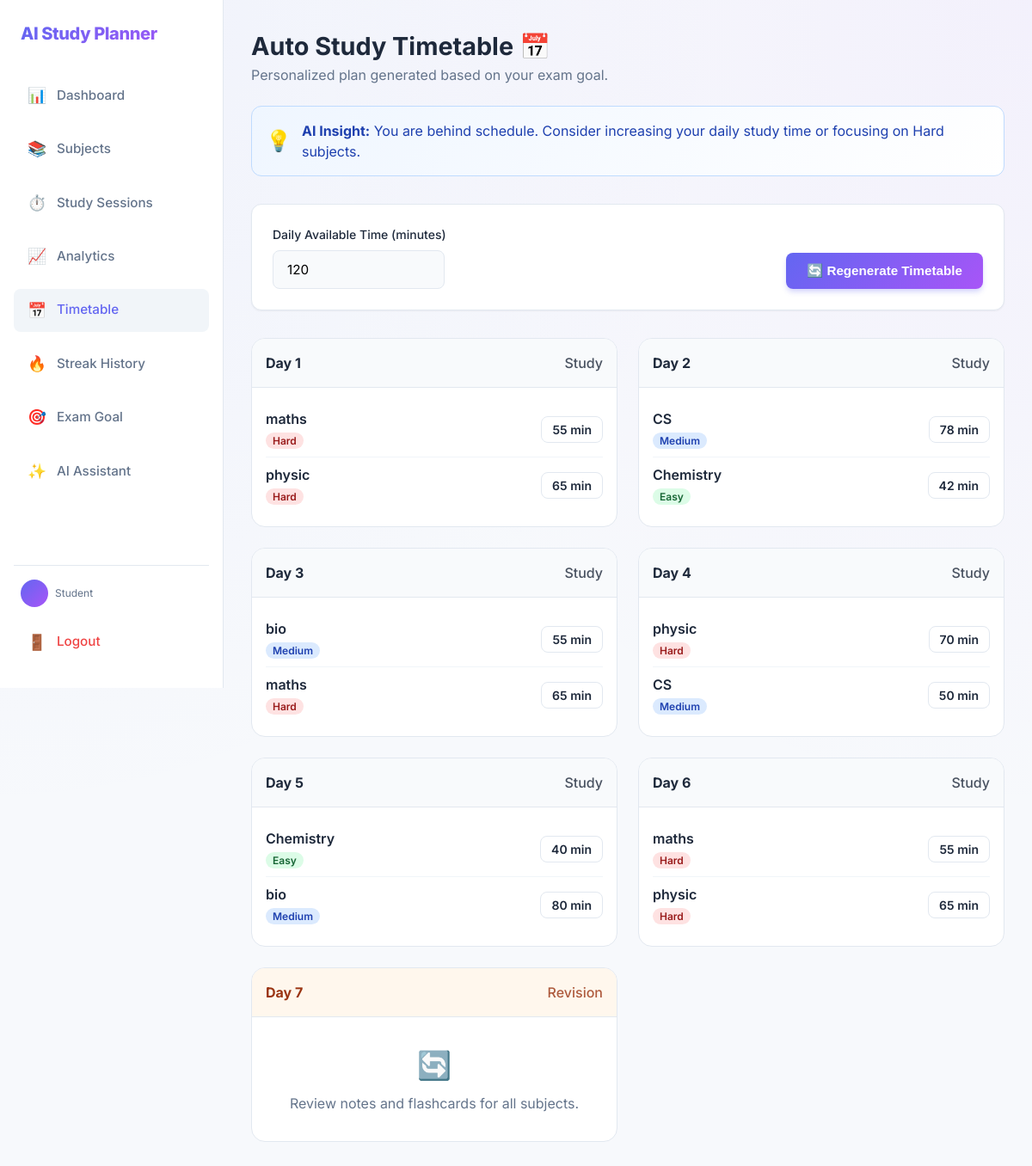
Page /timetable (signed in) on the committed database.
### models/subject.py (models this page shows)
class Subject(db.Model):
    id = db.Column(db.Integer, primary_key=True)
    user_id = db.Column(db.Integer, db.ForeignKey('user.id'))
    name = db.Column(db.String(100), nullable=False)
    difficulty = db.Column(db.String(20), nullable=False)

### app.py (the view)
@app.route("/timetable", methods=["GET", "POST"])
@login_required
def timetable():
    default_daily = 120 # 2 hours
    if request.method == "POST":
        try:
            default_daily = int(request.form.get("daily_time", 120))
        except ValueError:
            pass
    schedule_data, insight = generate_algorithm(session["user_id"], default_daily)
    return render_template(
        "timetable.html",
        schedule=schedule_data,
        insight=insight,
        daily_minutes=default_daily
    )

### app.py (called while the page is built)
def login_required(f):
    @wraps(f)
    def wrapper(*args, **kwargs):
        if "user_id" not in session:
            return redirect(url_for("login"))
        return f(*args, **kwargs)
    return wrapper

### templates/timetable.html (shortened to what this page needs)
<!DOCTYPE html>
<html lang="en">
<head>
    <link rel="stylesheet" href="{{ url_for('static', filename='saas-theme.css') }}">
</head>
<body>
    <div class="layout-container">
        <aside class="sidebar">
            <div style="padding: 0 var(--sp-2) var(--sp-8);">
                <h2 class="logo-text" style="font-size: 1.25rem;">AI Study Planner</h2>
            </div>
            <nav class="flex-col flex gap-2">
                <a href="{{ url_for('dashboard') }}" class="nav-item">
                    <span class="nav-icon">📊</span> Dashboard
                </a>
                <a href="{{ url_for('subject_page') }}" class="nav-item">
                    <span class="nav-icon">📚</span> Subjects
                </a>
                <a href="{{ url_for('session_page') }}" class="nav-item">
                    <span class="nav-icon">⏱️</span> Study Sessions
                </a>
                <a href="{{ url_for('summary') }}" class="nav-item">
                    <span class="nav-icon">📈</span> Analytics
                </a>
                <a href="{{ url_for('timetable') }}" class="nav-item active">
                    <span class="nav-icon">📅</span> Timetable
                </a>
                <a href="{{ url_for('streak_history') }}" class="nav-item">
                    <span class="nav-icon">🔥</span> Streak History
                </a>
                <a href="{{ url_for('set_goal') }}" class="nav-item">
                    <span class="nav-icon">🎯</span> Exam Goal
                </a>
                <a href="{{ url_for('assistant') }}" class="nav-item">
                    <span class="nav-icon">✨</span> AI Assistant
                </a>
            </nav>
            <div style="margin-top: auto; padding-top: var(--sp-4); border-top: 1px solid var(--border-light);">
                <div class="flex items-center gap-2" style="padding: 0 var(--sp-2);">
                    <div style="width: 32px; height: 32px; background: var(--primary-gradient); border-radius: 50%;">
                    </div>
                    <div>
                        <div class="text-xs text-muted">Student</div>
                    </div>
                </div>
                <a href="{{ url_for('logout') }}" class="nav-item" style="margin-top: var(--sp-4); color: #ef4444;">
                    <span class="nav-icon">🚪</span> Logout
                </a>
            </div>
        </aside>
        <main class="main-content">
            <header style="margin-bottom: var(--sp-6);">
                <h1 style="font-size: 1.8rem; font-weight: 700;">Auto Study Timetable 📅</h1>
                <p class="text-muted">Personalized plan generated based on your exam goal.</p>
            </header>
            {% if insight %}
            <div class="insight-box">
                <span style="font-size: 1.5rem;">💡</span>
                <div>
                    <strong>AI Insight:</strong> {{ insight }}
                </div>
            </div>
            {% endif %}
            <form method="POST" class="controls-card">
                <div style="flex: 1;">
                    <label class="form-label" style="display:block; margin-bottom:8px;">Daily Available Time
                        (minutes)</label>
                    <input type="number" name="daily_time" value="{{ daily_minutes }}" class="form-input"
                        style="max-width: 200px;">
                </div>
                <button type="submit" class="btn btn-primary">🔄 Regenerate Timetable</button>
            </form>
            {% if not schedule %}
            <div class="card" style="padding: var(--sp-8); text-align: center;">
                <p class="text-muted">No schedule could be generated. Try adding more subjects or setting an exam goal.
                </p>
                <a href="{{ url_for('add_subject') }}" class="btn btn-secondary" style="margin-top:1rem;">Add
                    Subject</a>
            </div>
            {% else %}
            <div class="timetable-grid">
                {% for day in schedule %}
                <div class="day-card">
                    <div class="day-header {{ 'revision-header' if day.type == 'Revision' else '' }}">
                        <span>Day {{ day.day }}</span>
                        <span style="font-weight: 500; opacity: 0.8;">{{ day.type }}</span>
                    </div>
                    <div class="day-body">
                        {% if day.subjects %}
                        {% for sub in day.subjects %}
                        <div class="subject-row">
                            <div>
                                <div style="font-weight: 600;">{{ sub.name }}</div>
                                <span class="difficulty-badge badge-{{ sub.difficulty }}">{{ sub.difficulty }}</span>
                            </div>
                            <div class="time-pill">{{ sub.time }} min</div>
                        </div>
                        {% endfor %}
                        {% else %}
                        <div style="text-align: center; padding: 1rem 0; color: var(--text-muted);">
                            <div style="font-size: 2rem; margin-bottom: 0.5rem;">
                                {{ '🔄' if day.type == 'Revision' else '🎉' }}
                            </div>
                            {{ day.note if day.note else 'Enjoy your day!' }}
                        </div>
                        {% endif %}
                    </div>
                </div>
                {% endfor %}
            </div>
            {% endif %}
        </main>
    </div>
</body>
</html>

### static/saas-theme.css (style rules this page uses)
:root { --bg-body: #f7f9fc; --bg-surface: #ffffff; --bg-glass: rgba(255, 255, 255, 0.7); --primary-gradient: linear-gradient(135deg, #6366f1 0%, #a855f7 100%); --primary-color: #6366f1; --primary-hover: #4f46e5; --text-main: #1e293b; --text-muted: #64748b; --text-light: #94a3b8; --border-light: #e2e8f0; --border-hover: #cbd5e1; --shadow-sm: 0 1px 2px 0 rgba(0, 0, 0, 0.05); --shadow-md: 0 4px 6px -1px rgba(0, 0, 0, 0.05), 0 2px 4px -1px rgba(0, 0, 0, 0.03); --shadow-lg: 0 10px 15px -3px rgba(0, 0, 0, 0.05), 0 4px 6px -2px rgba(0, 0, 0, 0.025); --shadow-card: 0 20px 25px -5px rgba(0, 0, 0, 0.05), 0 10px 10px -5px rgba(0, 0, 0, 0.02); --radius-sm: 0.375rem; --radius-md: 0.5rem; --radius-lg: 0.75rem; --radius-xl: 1rem; --radius-2xl: 1.5rem; --sp-1: 0.25rem; --sp-2: 0.5rem; --sp-3: 0.75rem; --sp-4: 1rem; --sp-6: 1.5rem; --sp-8: 2rem; --sp-12: 3rem; }
* { box-sizing: border-box; margin: 0; padding: 0; }
body { font-family: 'Inter', sans-serif; background-color: var(--bg-body); background-image: radial-gradient(at 0% 0%, rgba(99, 102, 241, 0.05) 0px, transparent 50%), radial-gradient(at 100% 0%, rgba(168, 85, 247, 0.05) 0px, transparent 50%); color: var(--text-main); line-height: 1.5; -webkit-font-smoothing: antialiased; min-height: 100vh; }
a { color: var(--primary-color); text-decoration: none; transition: color 0.2s; }
.flex { display: flex; }
.flex-col { flex-direction: column; }
.items-center { align-items: center; }
.gap-2 { gap: var(--sp-2); }
.text-xs { font-size: 0.75rem; }
.text-muted { color: var(--text-muted); }
.form-label { display: block; font-size: 0.875rem; font-weight: 500; color: var(--text-main); margin-bottom: var(--sp-2); }
.form-input { width: 100%; padding: 0.75rem 1rem; font-family: inherit; font-size: 0.95rem; border: 1px solid var(--border-light); border-radius: var(--radius-md); background-color: #f8fafc; transition: all 0.2s ease; }
.btn { display: inline-flex; align-items: center; justify-content: center; padding: 0.75rem 1.5rem; font-weight: 600; border-radius: var(--radius-md); cursor: pointer; transition: all 0.2s; border: none; font-size: 0.95rem; }
.btn-primary { background: var(--primary-gradient); color: white; box-shadow: 0 4px 6px -1px rgba(99, 102, 241, 0.3); }
.logo-text { font-size: 1.5rem; font-weight: 800; background: var(--primary-gradient); -webkit-background-clip: text; background-clip: text; -webkit-text-fill-color: transparent; letter-spacing: -0.02em; }

### rows in the picture
Subject: name "maths", difficulty "Hard", time "55", time "65"
Subject: name "physic", difficulty "Hard", time "65", time "70"
Subject: name "CS", difficulty "Medium", time "78", time "50"
Subject: name "Chemistry", difficulty "Easy", time "42", time "40"
Subject: name "bio", difficulty "Medium", time "55", time "80"

### other values in the picture
{{ insight }} "You are behind schedule. Consider increasing your daily study time or focusing on Hard subjects."
{{ day.day }} "1" "2" "3" "4" "5" "6" "7"
{{ day.type }} "Study" "Study" "Study" "Study" "Study" "Study" "Revision"
{{ '🔄' if day.type == 'Revision' else '🎉' }} "🔄"
{{ day.note if day.note else 'Enjoy your day!' }} "Review notes and flashcards for all subjects."
